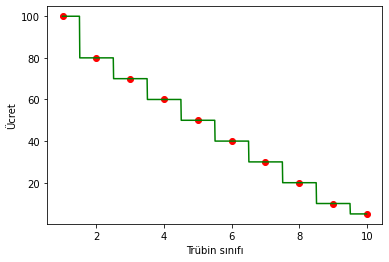

This figure's Python source:
# -*- coding: utf-8 -*-
"""
Created on Tue Mar  9 12:19:52 2021

@author: MURAT
"""

import pandas as pd
import numpy as np
import matplotlib.pyplot as plt
from sklearn.tree import DecisionTreeRegressor 


df = pd.read_csv("decision tree regression dataset.csv",sep=";",header = None)


x=df.iloc[:,0].values.reshape(-1,1)

y=df.iloc[:,1].values.reshape(-1,1)

tree_reg= DecisionTreeRegressor()
tree_reg.fit(x,y)
x_ = np.arange(min(x),max(x),0.01).reshape(-1,1)
y_head = tree_reg.predict(x_)


plt.scatter(x,y,color="red")

plt.plot(x_,y_head,color="green")
plt.xlabel("Trübin sınıfı")
plt.ylabel("Ücret")
plt.show()
